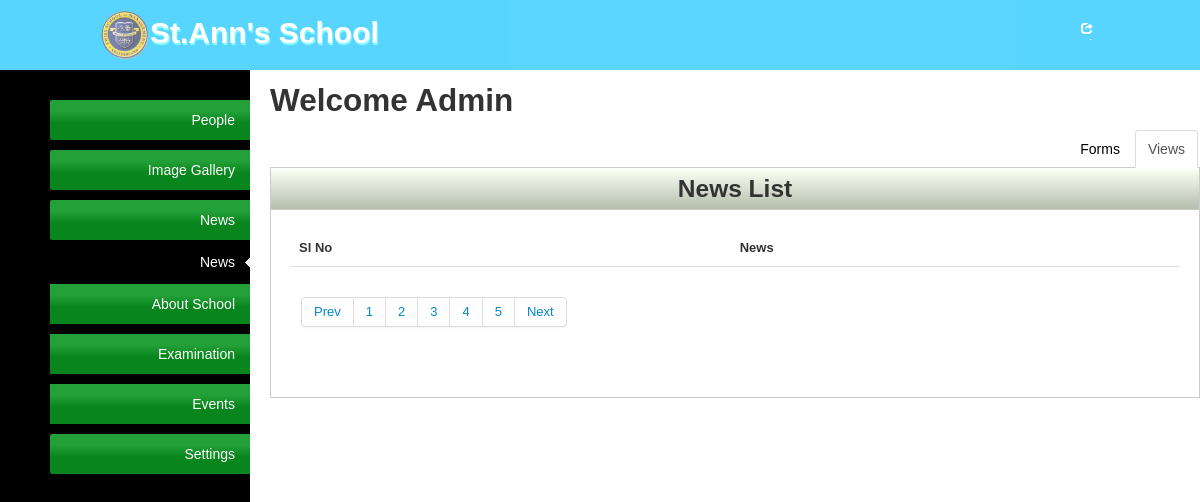
Page /admin/news.php on the earlier database version.
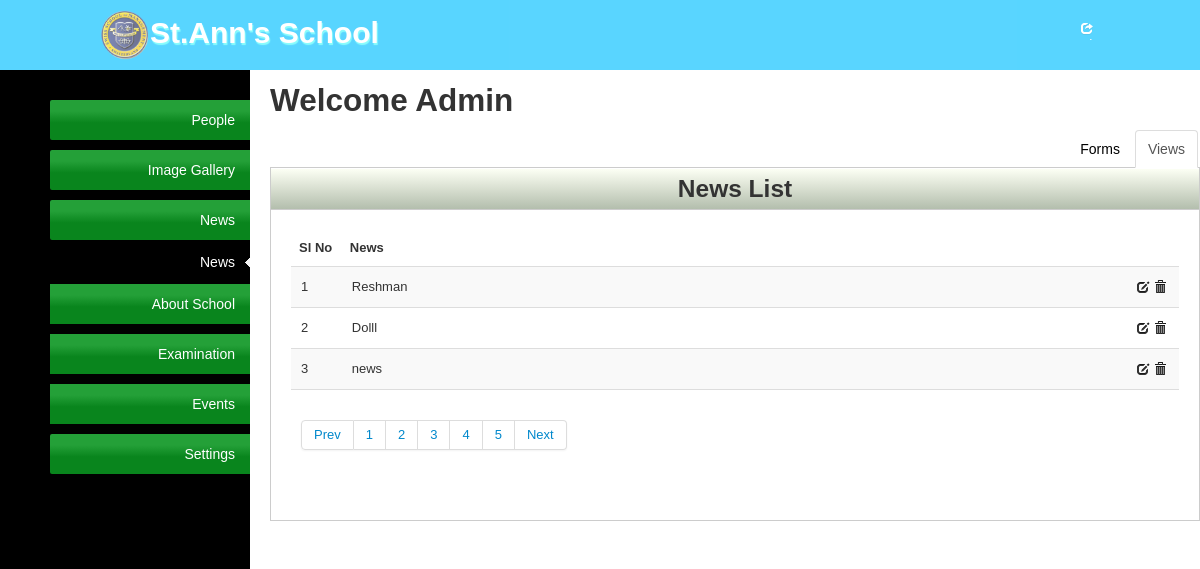
Same page on the later database version.
### tables this page shows
CREATE TABLE `news` (
  `id` int(11) NOT NULL AUTO_INCREMENT,
  `news` text,
  PRIMARY KEY (`id`)
);

### admin/news.php (the view, shortened to what this page needs)
<?php require_once('admin-layouts/admin-header.php'); ?>
<div class="tab-content">
    <h2>Welcome Admin</h2>
    <div class="tabbable">
        <ul class="nav nav-tabs">
            <li class="active"><a href="#tab1" id="#tab1" data-toggle="tab">Views</a></li>
            <li><a href="#tab2" class="tab2-form" data-toggle="tab">Forms</a></li>
        </ul>
        <div class="tab-content">
            <div class="tab-pane active" id="tab1">
                <div class="content-box">
                    <div class="content-box-header">
                        <h3 class="c-head">News List</h3>
                    </div>
                    <div class="content-box-content">
                        <table class="table table-striped">
                            <thead>
                            <tr>
                                <th>Sl No</th>
                                <th>News</th>
                            </tr>
                            </thead>
                            <tfoot>
                            <tr>
                                <td colspan="6">
                                    <div class="pagination">
                                        <ul>
                                            <li><a href="#">Prev</a></li>
                                            <li><a href="#">1</a></li>
                                            <li><a href="#">2</a></li>
                                            <li><a href="#">3</a></li>
                                            <li><a href="#">4</a></li>
                                            <li><a href="#">5</a></li>
                                            <li><a href="#">Next</a></li>
                                        </ul>
                                    </div>
                                </td>
                            </tr>
                            </tfoot>
                            <tbody>
                            <?php
                            $sql_news = "SELECT * FROM news";
                            $result = mysql_query($sql_news) or die ('Error updating database: ' . mysql_error());
                            ?>
                            <?php
                            if($result) {
                                $iterator = 1;
                                while ($row = mysql_fetch_row($result)):?>
                                    <tr>
                                        <td><?php echo $iterator++;?></td>
                                        <td class="span10"><?php echo $row[1];?></td>
                                        <td>
                                            <a title="Edit" href="#" class="edit" rowId="<?php echo $row[0];?>"><i class="icon-edit"></i></a>
                                            <a title="Delete" href="#" class="delBtn" rowId="<?php echo $row[0];?>"><i class="icon-trash"></i></a>
                                        </td>
                                    </tr>
                                <?php endwhile;} ?>
                            </tbody>
                        </table>
                    </div>
                </div>
            </div>
        </div>
    </div>
</div>
<?php require_once('admin-layouts/admin-footers.php'); ?>

Differences in the rows shown:
added news: news "Reshman"
added news: news "Dolll"
added news: news "news"
